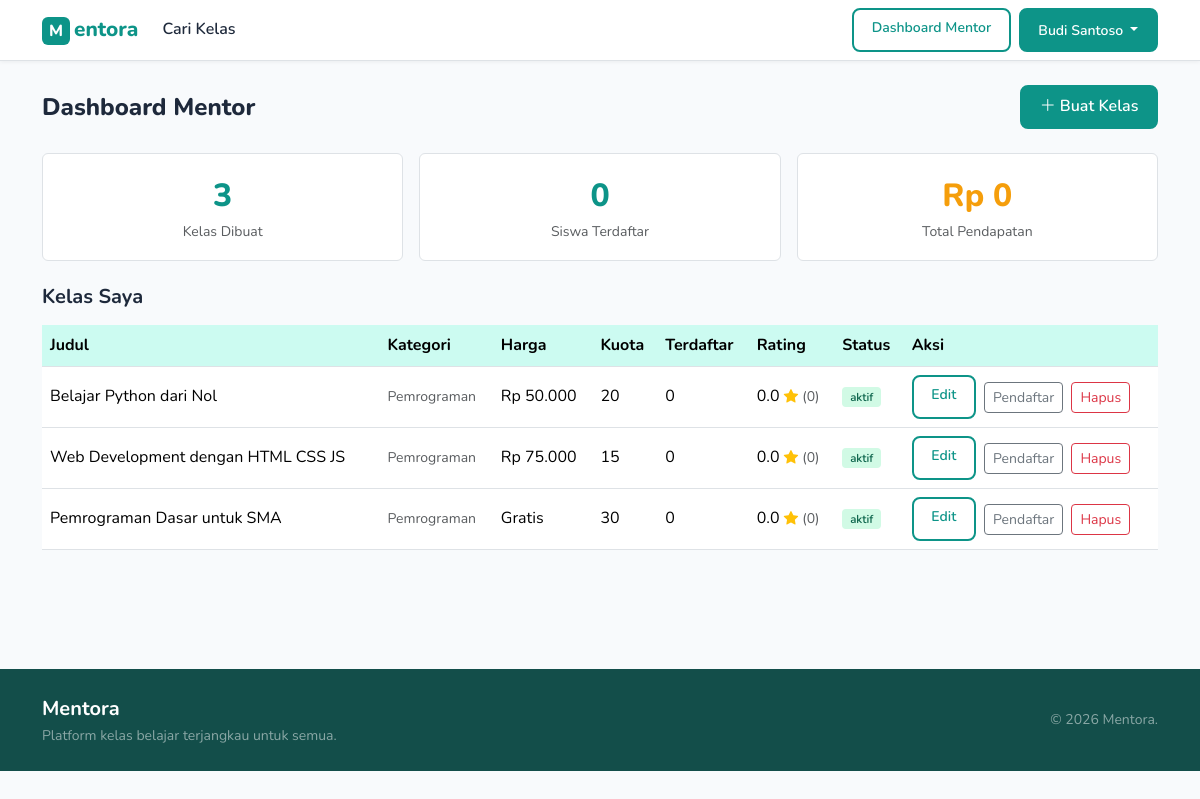
The page /mentor/dashboard.php (signed in) on the database its author committed.
### tables this page shows
CREATE TABLE courses (
    id INT AUTO_INCREMENT PRIMARY KEY,
    mentor_id INT NOT NULL,
    category_id INT NOT NULL,
    judul VARCHAR(200) NOT NULL,
    deskripsi TEXT,
    harga DECIMAL(10,2) NOT NULL DEFAULT 0,
    jadwal VARCHAR(100),
    durasi VARCHAR(50),
    kuota INT NOT NULL DEFAULT 20,
    thumbnail VARCHAR(255),
    status ENUM('aktif','nonaktif') NOT NULL DEFAULT 'aktif',
    created_at DATETIME DEFAULT CURRENT_TIMESTAMP,
    FOREIGN KEY (mentor_id) REFERENCES users(id) ON DELETE RESTRICT,
    FOREIGN KEY (category_id) REFERENCES categories(id) ON DELETE RESTRICT
);

CREATE TABLE categories (
    id INT AUTO_INCREMENT PRIMARY KEY,
    nama VARCHAR(100) NOT NULL UNIQUE
);

### includes/functions.php (called while the page is built, shortened)
<?php
function base_url($path = '') {
    $protocol = (!empty($_SERVER['HTTPS']) && $_SERVER['HTTPS'] !== 'off') ? 'https' : 'http';
    $host = $_SERVER['HTTP_HOST'] ?? 'localhost';
    $script = str_replace('\\', '/', $_SERVER['SCRIPT_NAME'] ?? '');
    $pos = strpos($script, '/mentora');
    $root = ($pos !== false) ? substr($script, 0, $pos + 8) : '';
    return $protocol . '://' . $host . $root . ($path ? '/' . ltrim($path, '/') : '');
}
function format_rupiah($angka) {
    return 'Rp ' . number_format((float)$angka, 0, ',', '.');
}

### mentor/dashboard.php (the view, shortened to what this page needs)
<?php
require_once __DIR__ . '/../config/db.php';
require_once __DIR__ . '/../includes/functions.php';
$uid = $_SESSION['user_id'];
$total_kelas = $conn->query("SELECT COUNT(*) FROM courses WHERE mentor_id=$uid")->fetch_row()[0];
$stmt = $conn->prepare('
    SELECT COUNT(DISTINCT oi.id) FROM order_items oi
    JOIN orders o ON o.id=oi.order_id
    JOIN courses c ON c.id=oi.course_id
    WHERE c.mentor_id=? AND o.status IN ("aktif","selesai")
');
$stmt->bind_param('i', $uid);
$stmt->execute();
$total_siswa = $stmt->get_result()->fetch_row()[0];
$stmt = $conn->prepare('
    SELECT COALESCE(SUM(oi.harga),0) FROM order_items oi
    JOIN orders o ON o.id=oi.order_id
    JOIN courses c ON c.id=oi.course_id
    WHERE c.mentor_id=? AND o.status IN ("aktif","selesai")
');
$stmt->bind_param('i', $uid);
$stmt->execute();
$total_pendapatan = $stmt->get_result()->fetch_row()[0];
$stmt = $conn->prepare('
    SELECT c.*, cat.nama AS kategori,
           COUNT(DISTINCT r.id) AS jml_review,
           COALESCE(AVG(r.rating),0) AS avg_rating,
           (SELECT COUNT(*) FROM order_items oi JOIN orders o ON o.id=oi.order_id
            WHERE oi.course_id=c.id AND o.status IN ("aktif","selesai")) AS terdaftar
    FROM courses c
    JOIN categories cat ON cat.id=c.category_id
    LEFT JOIN reviews r ON r.course_id=c.id
    WHERE c.mentor_id=?
    GROUP BY c.id
    ORDER BY c.created_at DESC
');
$stmt->bind_param('i', $uid);
$stmt->execute();
$kelas_list = $stmt->get_result()->fetch_all(MYSQLI_ASSOC);
include __DIR__ . '/../includes/header.php';
?>
<div class="container">
    <div class="d-flex justify-content-between align-items-center mb-4">
        <h1 class="h4 fw-800 mb-0">Dashboard Mentor</h1>
        <a href="<?= base_url('mentor/kelas-form.php') ?>" class="btn btn-teal">
            <i class="bi bi-plus-lg me-1" aria-hidden="true"></i>Buat Kelas
        </a>
    </div>
    <div class="row g-3 mb-4">
        <div class="col-sm-4">
            <div class="bg-white border rounded p-3 text-center" style="border-radius:12px">
                <div class="fs-2 fw-800 text-teal"><?= $total_kelas ?></div>
                <div class="text-muted small">Kelas Dibuat</div>
            </div>
        </div>
        <div class="col-sm-4">
            <div class="bg-white border rounded p-3 text-center" style="border-radius:12px">
                <div class="fs-2 fw-800 text-teal"><?= $total_siswa ?></div>
                <div class="text-muted small">Siswa Terdaftar</div>
            </div>
        </div>
        <div class="col-sm-4">
            <div class="bg-white border rounded p-3 text-center" style="border-radius:12px">
                <div class="fs-2 fw-800" style="color:var(--amber)"><?= format_rupiah($total_pendapatan) ?></div>
                <div class="text-muted small">Total Pendapatan</div>
            </div>
        </div>
    </div>
    <h2 class="h5 fw-700 mb-3">Kelas Saya</h2>
    <?php if (empty($kelas_list)): ?>
        <div class="empty-state">
            <i class="bi bi-journal-text" aria-hidden="true"></i>
            <p>Belum ada kelas. Buat kelas pertama kamu!</p>
            <a href="<?= base_url('mentor/kelas-form.php') ?>" class="btn btn-teal mt-2">Buat Kelas</a>
        </div>
    <?php else: ?>
        <div class="table-responsive">
            <table class="table table-hover align-middle">
                <thead>
                    <tr>
                        <th>Judul</th>
                        <th>Kategori</th>
                        <th>Harga</th>
                        <th>Kuota</th>
                        <th>Terdaftar</th>
                        <th>Rating</th>
                        <th>Status</th>
                        <th>Aksi</th>
                    </tr>
                </thead>
                <tbody>
                    <?php foreach ($kelas_list as $k): ?>
                        <tr>
                            <td class="fw-600"><?= htmlspecialchars($k['judul']) ?></td>
                            <td class="text-muted small"><?= htmlspecialchars($k['kategori']) ?></td>
                            <td><?= $k['harga'] > 0 ? format_rupiah($k['harga']) : 'Gratis' ?></td>
                            <td><?= $k['kuota'] ?></td>
                            <td><?= $k['terdaftar'] ?></td>
                            <td>
                                <?= number_format($k['avg_rating'], 1) ?>
                                <i class="bi bi-star-fill text-warning" aria-hidden="true"></i>
                                <span class="text-muted small">(<?= $k['jml_review'] ?>)</span>
                            </td>
                            <td><span class="badge-status badge-<?= $k['status'] ?>"><?= $k['status'] ?></span></td>
                            <td>
                                <a href="<?= base_url('mentor/kelas-form.php?id=' . $k['id']) ?>"
                                   class="btn btn-sm btn-outline-teal">Edit</a>
                                <a href="<?= base_url('mentor/pendaftar.php?id=' . $k['id']) ?>"
                                   class="btn btn-sm btn-outline-secondary ms-1">Pendaftar</a>
                                <form method="post" action="<?= base_url('mentor/kelas-hapus.php') ?>" class="d-inline">
                                    <button type="submit" class="btn btn-sm btn-outline-danger ms-1"
                                        data-confirm="Hapus kelas ini? Aksi tidak bisa dibatalkan.">
                                        Hapus
                                    </button>
                                </form>
                            </td>
                        </tr>
                    <?php endforeach; ?>
                </tbody>
            </table>
        </div>
    <?php endif; ?>
</div>
<?php include __DIR__ . '/../includes/footer.php'; ?>

### assets/css/style.css (style rules this page uses)
:root { --teal: #0d9488; --teal-dark: #0f766e; --teal-light: #ccfbf1; --amber: #f59e0b; --amber-dark: #d97706; --text: #1e293b; --text-muted: #64748b; --bg: #f8fafc; --white: #ffffff; --border: #e2e8f0; --radius: 8px; --radius-lg: 14px; }
*, *::before, *::after { box-sizing: border-box; }
body { font-family: 'Nunito', system-ui, sans-serif; color: var(--text); background: var(--bg); line-height: 1.6; }
h1, h2, h3, h4, h5, h6 { font-weight: 700; line-height: 1.3; }
.fw-800 { font-weight: 800; }
.fw-700 { font-weight: 700; }
.text-teal { color: var(--teal) !important; }
a[href], button, summary, select, input[type="checkbox"], input[type="radio"], label[for="imgPreviewInput"], [role="button"], [role="tab"], .upload-area, .btn { cursor: pointer; }
.btn-teal { background: var(--teal); color: #fff; border: 2px solid var(--teal); border-radius: var(--radius); font-weight: 600; padding: 0.45rem 1.1rem; transition: background .18s, border-color .18s; min-height: 44px; }
.btn-outline-teal { background: transparent; color: var(--teal); border: 2px solid var(--teal); border-radius: var(--radius); font-weight: 600; padding: 0.45rem 1.1rem; transition: background .18s, color .18s; min-height: 44px; }
.badge-status { font-size: .72rem; font-weight: 600; border-radius: 4px; padding: 2px 8px; }
.badge-aktif { background: #d1fae5; color: #065f46; }
.table th { background: var(--teal-light); font-weight: 700; }
.bi-star-fill, .bi-star { font-size: 0.9rem; }

### rows shown on the page
courses: judul "Belajar Python dari Nol", category.nama "Pemrograman", harga "Rp 50.000", kuota "20", terdaftar "0", avg_rating "0.0", jml_review "0", status "aktif"
courses: judul "Web Development dengan HTML CSS JS", category.nama "Pemrograman", harga "Rp 75.000", kuota "15", terdaftar "0", avg_rating "0.0", jml_review "0", status "aktif"
courses: judul "Pemrograman Dasar untuk SMA", category.nama "Pemrograman", harga "Gratis", kuota "30", terdaftar "0", avg_rating "0.0", jml_review "0", status "aktif"

### other values the page prints
$_SESSION['nama'] "Budi Santoso"
$total_kelas "3"
$total_siswa "0"
format_rupiah($total_pendapatan) "Rp 0"
